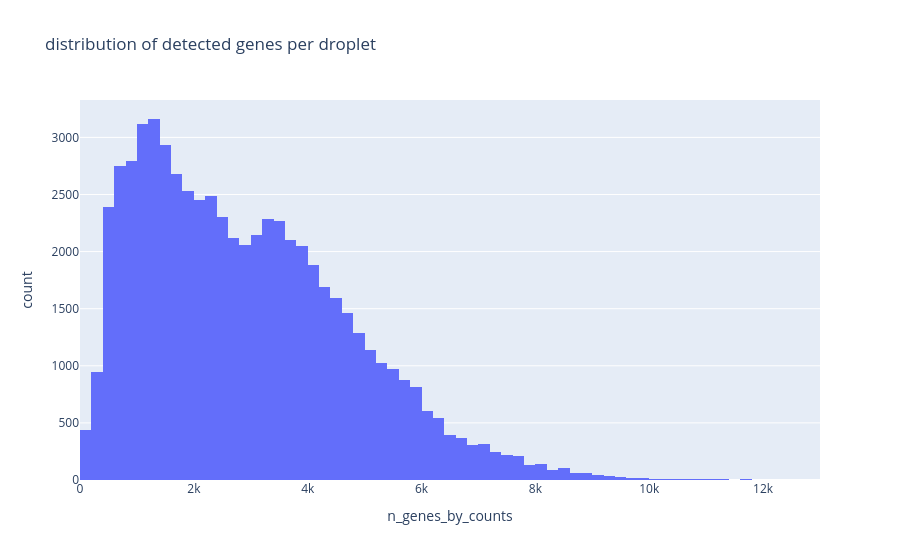

Notebook code cell kept with this figure:
### Markdown cell above
:::{.callout-tip title="Task T1"}

Now look at the histogram for the number of detected genes per droplet and choose two thresholds in the same way as above. Keep those number in mind.

:::

### Code cell
fig = px.histogram(adata.obs, x='n_genes_by_counts', nbins=100, title='distribution of detected genes per droplet')
fig.show()

### Figure 1 — Plotly figure (JSON) as saved in the notebook; plotly's stock layout.template omitted (floating-point values rounded to 4 significant figures; data arrays with more than 128 entries replaced by an {"elided": "..."} marker saying what was removed)
{"data": [{"bingroup": "x", "hovertemplate": "n_genes_by_counts=%{x}<br>count=%{y}<extra></extra>", "legendgroup": "", "marker": {"color": "#636efa", "pattern": {"shape": ""}}, "name": "", "nbinsx": 100, "orientation": "v", "showlegend": false, "type": "histogram", "x": {"elided": "62751 int values"}, "xaxis": "x", "yaxis": "y"}], "layout": {"barmode": "relative", "legend": {"tracegroupgap": 0}, "title": {"text": "distribution of detected genes per droplet"}, "xaxis": {"anchor": "y", "domain": [0, 1], "title": {"text": "n_genes_by_counts"}}, "yaxis": {"anchor": "x", "domain": [0, 1], "title": {"text": "count"}}}}
